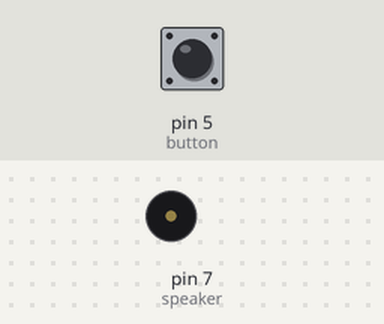
A sketch run on a simulated Arduino Uno, built with avr-gcc and run on an emulated ATmega328P. Shown: buzzer (waves = sounding). Inputs (shaded band) come from the test bench; at power-on: pin 5 (button) HIGH.

Above: at 1.2 s.
1.3 s: pin 5 (button) pulled LOW for 0.15 s
At 1.37 s:
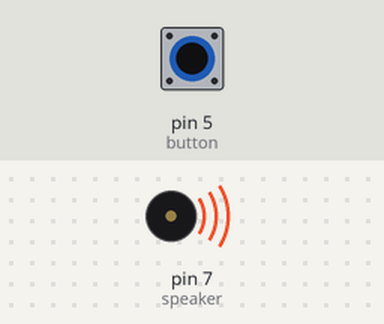
2.9 s: pin 5 (button) pulled LOW for 3.2 s
At 6.7 s:
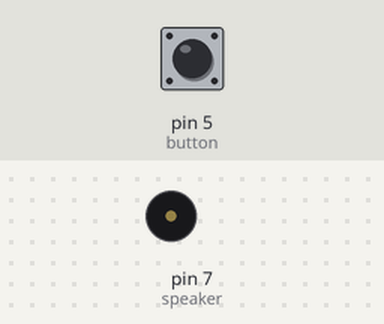
Timing chart, 0 to 8.2 s (numbered marks = the images above; inputs shaded):
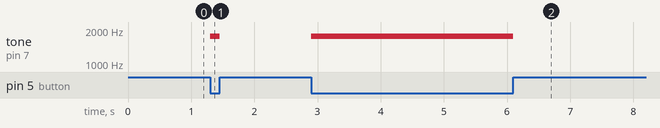

The sketch:

music_input_output.ino
```cpp
int speaker = 7;   //make sure this matches the pin of your speaker
int button = 5;   //make sure this matches the pin of your button
int sensorValue;
int led = 13;

//notes
int C = 1046;
int D = 1175;
int E = 1319;
int F = 1397;
int G = 1568;
int A = 1760;
int B = 1976;
int C1 = 2093;

void setup() {
  // put your setup code here, to run once:
  pinMode(speaker, OUTPUT);  //sets up the speaker as an output
  pinMode(button, INPUT);   //sets up the button as an input
  digitalWrite(button, HIGH);  //initializes the sensor
}

void loop() {
  // put your main code here, to run repeatedly:
  sensorValue = digitalRead(button);  //reads information from the sensor
  if (sensorValue==LOW)
  {
    digitalWrite(led, HIGH);
    tone(speaker, A);
  }
  else
  {
    digitalWrite(led, LOW);
    noTone(speaker);
  }
}
```

Measured:
- after the input at 1.3 s, tone on pin 7 (speaker): silent → 1760 Hz at once, → silent 0.15 s later
- after the input at 2.9 s, tone on pin 7 (speaker): silent → 1760 Hz at once, → silent 3.2 s later
